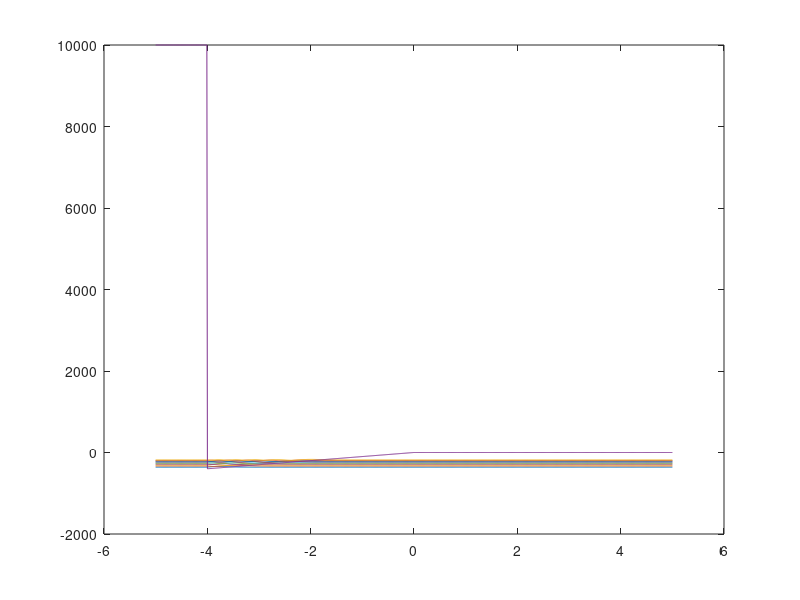

This chart was generated by the following MATLAB code:
% % 
% % L = 2*pi;
% % N = 100;
% % x = linspace(0,L,N)'; 
% % dx = x(2) - x(1);
% % % Interval Length
% % % No. of coordinate points % Coordinate vector
% % % Coordinate step
% % % Two-point finite-difference representation of Derivative 
% % D=(diag(ones((N-1),1),1)-diag(ones((N-1),1),-1))/(2*dx);
% % % Next modify D so that it is consistent with f(0) = f(L) = 0 D(1,1) = 0; D(1,2) = 0; D(2,1) = 0; % So that f(0) = 0 D(N,N-1) = 0; D(N-1,N) = 0; D(N,N) = 0; % So that f(L) = 0
% % % Three-point finite-difference representation of Laplacian 
% % Lap = (-2*diag(ones(N,1),0) + diag(ones((N-1),1),1)+ diag(ones((N-1),1),-1))/(dx^2);
% % % Next modify Lap so that it is consistent with f(0) = f(L) = 0 Lap(1,1) = 0; Lap(1,2) = 0; Lap(2,1) = 0; % So that f(0) = 0 Lap(N,N-1) = 0; Lap(N-1,N) = 0; Lap(N,N) = 0;% So that f(L) = 0
% % % To verify that D*f corresponds to taking the derivative of f % and Lap*f corresponds to taking a second derviative of f,
% % % define f = sin(x) or choose your own f
% % f = sin(x);
% % % And try the following:
% % Df = D*f; Lapf = Lap*f;
% % plot(x,f,'b',x,Df,'r', x,Lapf,'g');
% % axis([0 5 -1.1 1.1]); % Optimized axis parameters
% % % To display the matrix D on screen, simply type D and return ... D % Displays the matrix D in the workspace
% % Lap % Displays the matrix Lap
% % 
% % % Total Hamiltonian where hbar=1 and m=1
% % hbar = 1; m = 1; 
% % H = -(1/2)*(hbar^2/m)*Lap;
% % % Solve for eigenvector matrix V and eigenvalue matrix E of H
% % [V,E] = eig(H);
% % % Plot lowest 3 eigenfunctions 
% % plot(x,V(:,3),'r',x,V(:,4),'b',x,V(:,5),'k'); shg;
% % E % display eigenvalue matrix
% % diag(E) % display a vector containing the eigenvaluesdisplay a vector containing the eigenvalues


L = 5;
N = 1000;
x = linspace(-L,L,N)';
dx = x(2) - x(1);
% POTENTIAL, choose one or make your own
U = 1/2*10*x.^(2); % quadratic harmonic oscillator potential %
%U = 1/2*10*x.^(4); % quartic potential
% Finite square well of width 2w and depth given %
w = L/50;
trig = 1:400;
U = [10000*ones(1,100) trig-400 zeros(1,500)]';
% Two finite square wells of width 2w and distance 2a apart %
w = L/50; 
a=3*w;
%U = -200*(heaviside(x+w-a) - heaviside(x-w-a) + heaviside(x+w+a) - heaviside(x-w+a));
% Three-point finite-difference representation of Laplacian
% using sparse matrices, where you save memory by only
% storing non-zero matrix elements
e = ones(N,1); 
Lap = spdiags([e -2*e e],[-1 0 1],N,N)/dx^2;
% Total Hamiltonian
hbar = 1; m = 1; % constants for Hamiltonian 
H = -1/2*(hbar^2/m)*Lap + spdiags(U,0,N,N);
% Find lowest nmodes eigenvectors and eigenvalues of sparse matrix 
nmodes = 10; options.disp = 0;
[V,E] = eigs(H,nmodes,'sa',options); % find eigs
[E,ind] = sort(diag(E));% convert E to vector and sort low to high 
V = V(:,ind); % rearrange corresponding eigenvectors
% Generate plot of lowest energy eigenvectors V(x) and U(x)
Usc = U*max(abs(V(:)))/max(abs(U)); % rescale U for plotting 
plot(x,V,x,Usc,'--k'); % plot V(x) and rescaled U(x)
% Add legend showing Energy of plotted V(x)
lgnd_str = [repmat('E = ',nmodes,1),num2str(E)];
legend(lgnd_str) % place lengend string on plot
shg

plot(x,100*V(:,1:10)+E(1:10)',x,U)
hold on 
%surface(A)